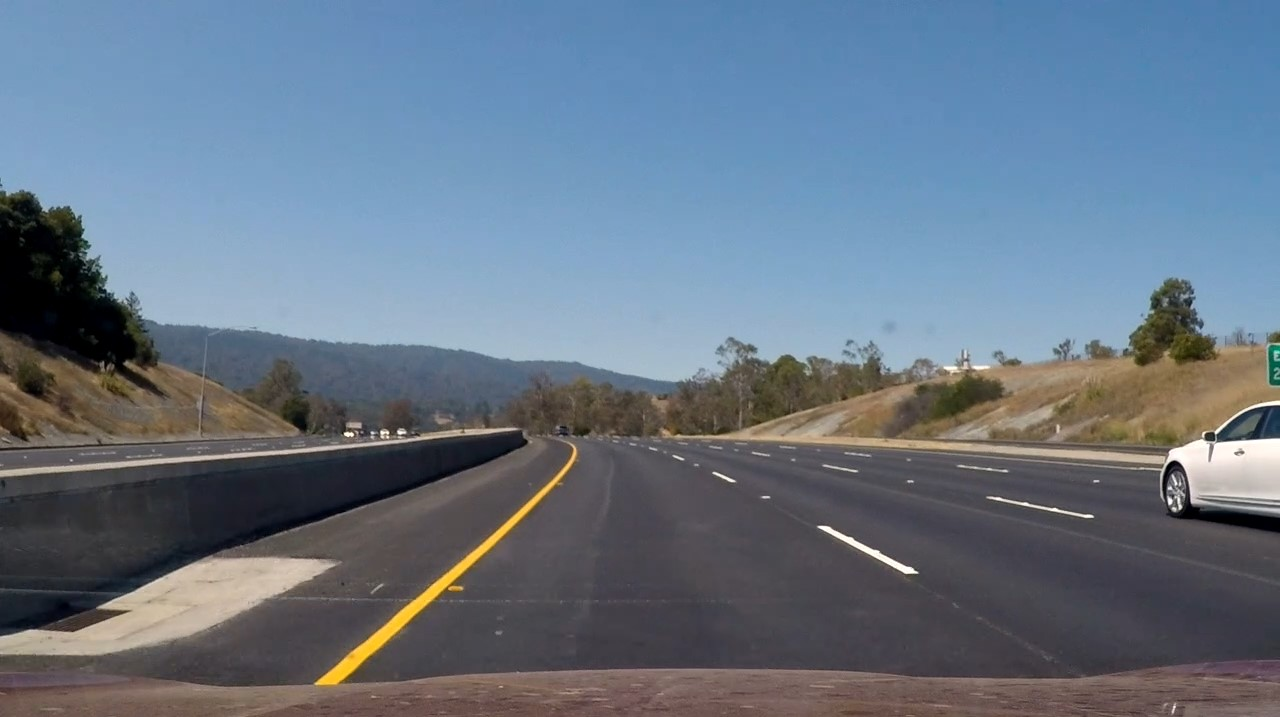
#> input picture datasets/yellowCurve.jpg, 1280 x 717 px
$ python hough_transform_image.py
#> lines starting #> are read from the running program, lines starting #| are printed output that depends on the picture; after the words box and inside, x2 and y2 are one past the last pixel; in counts of white or black regions, pixels touching at a corner belong together
import cv2
import os
import numpy as np
import copy
import time

'''
crop the ROI region from the image
'''
def region_of_interest(img, vertices):
    mask = np.zeros_like(img)
    cv2.fillPoly(mask, vertices, [255,255,255])
    masked_image = cv2.bitwise_and(img, mask)
    return masked_image,mask

'''
the vertices of ROI region
'''
def get_vertices(image):
    rows, cols = image.shape[:2]
    bottom_left  = [cols*0.05, rows]
    top_left     = [cols*0.45, rows*0.6]
    bottom_right = [cols*0.95, rows]
    top_right    = [cols*0.55, rows*0.6]

    ver = np.array([[bottom_left, top_left, top_right, bottom_right]], dtype=np.int32)
    return ver

def draw_line(line,img):
    #print('line',line)
    rho = line[0]
    theta = line[1]
    a = np.cos(theta)
    b = np.sin(theta)
    x0 = a * rho
    y0 = b * rho
    x1 = int(x0 + 2000 * (-b))
    y1 = int(y0 + 2000 * a)
    x2 = int(x0 - 2000 * (-b))
    y2 = int(y0 - 2000 * a)
    cv2.line(img, (x1, y1), (x2, y2), (0,0,255), 2)
    return img

if __name__ == '__main__':
    start_time = time.time()
    img = cv2.imread(os.path.join('datasets', 'yellowCurve.jpg'))
#> img is the input picture: shape (717, 1280, 3); mean B, G, R 133.2, 117.4, 103.1
    img_copy = copy.deepcopy(img)
    grayscale_img = cv2.cvtColor(img, cv2.COLOR_BGR2GRAY)
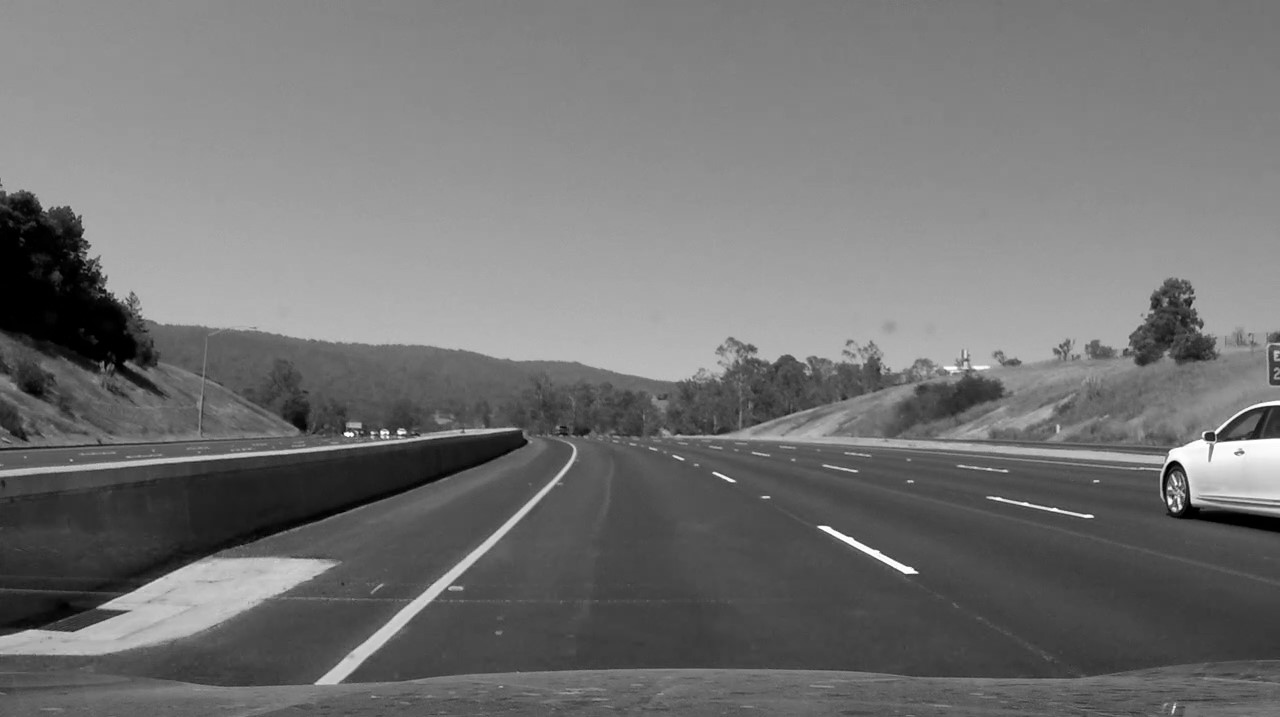
#> grayscale_img: shape (717, 1280); min 0, max 255, mean 114.9
    edges = cv2.Canny(grayscale_img, 100, 200)
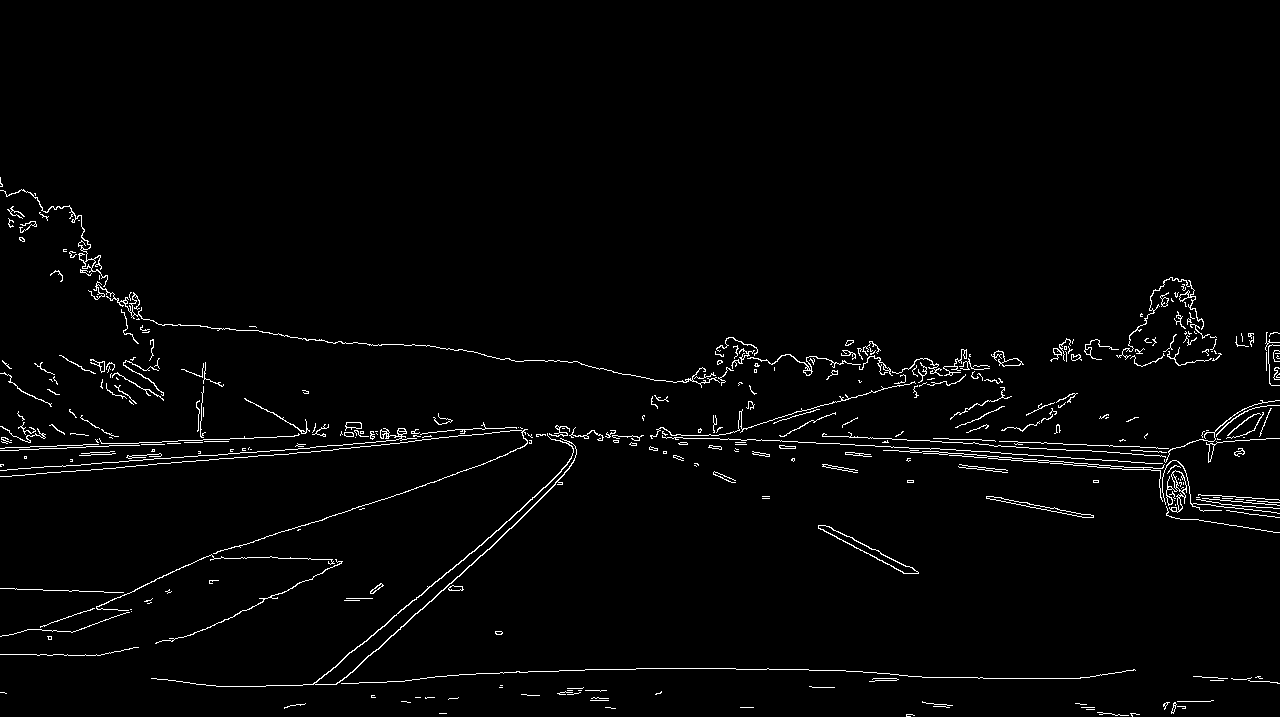
#> edges: shape (717, 1280); 2% white in thin lines or dots, all inside (x1, y1, x2, y2) = (0, 177, 1280, 717)
    edges,mask = region_of_interest(edges,get_vertices(edges))
#> in region_of_interest, `cv2.fillPoly(mask, vertices, [255,255,255])`: mask: shape (717, 1280); 20% white; 1 white region, box (x1, y1, x2, y2) and area: (65, 430, 1216, 717) 183905
#> in region_of_interest, `masked_image = cv2.bitwise_and(img, mask)`:
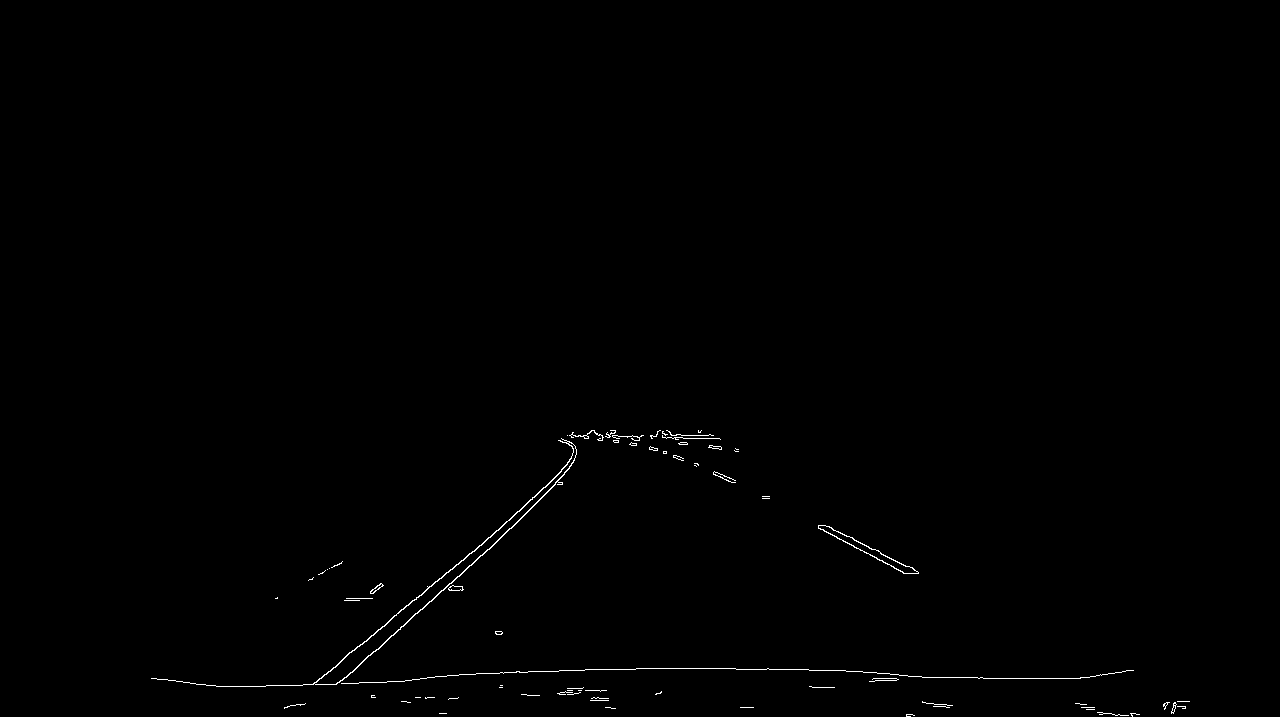
#> masked_image: shape (717, 1280); 0.39% white in thin lines or dots, all inside (x1, y1, x2, y2) = (151, 430, 1190, 717)
    # arguements: edge image, rho and theta accuracy, threshold to be seen as a line
    lines = cv2.HoughLines(edges, 1, np.pi / 180,threshold = 70)
#> lines = 35 rows, first 8: [734, 0.838], [725, 0.873], [680, 1.55], [660, 1.59], [678, 1.57], [690, 1.54], [656, 1.59], [726, 0.838]

    right_line = []
    left_line = []
    for line in lines:
        rho = line[0][0]
        theta = line[0][1]
        #print(line)
        #draw_line(line[0],img)
        if theta < np.pi/2.0 - 0.1:
            right_line.append((rho,theta))
        elif theta > np.pi/2.0 + 0.1:
            left_line.append((rho,theta))
#> this loop made 35 passes
#> (rho, theta) on passes 1 to 12: (734, 0.838), (725, 0.873), (680, 1.55), (660, 1.59), (678, 1.57), (690, 1.54), (656, 1.59), (726, 0.838), (733, 0.82), (669, 1.57), (698, 1.52), (641, 1.61)
#> after the loop, left_line = [(99, 2.04), (81, 2.06), (93, 2.04), (111, 2.02), (128, 2.01), (75, 2.06)]; right_line = [(734, 0.838), (725, 0.873), (726, 0.838), (733, 0.82), (724, 0.855), (727, 0.82), (736, 0.855), (728, 0.785)]

    line_r = np.mean(right_line, axis=0)
#> line_r = [729.1, 0.836]
    line_l = np.mean(left_line, axis=0)
#> line_l = [97.83, 2.04]

    img = draw_line(line_r,img)
#> in draw_line, `rho = line[0]`: rho = 729.1
#> in draw_line, `theta = line[1]`: theta = 0.836
#> in draw_line, `a = np.cos(theta)`: a = 0.671
#> in draw_line, `b = np.sin(theta)`: b = 0.742
#> in draw_line, `x0 = a * rho`: x0 = 489.1
#> in draw_line, `y0 = b * rho`: y0 = 540.8
#> in draw_line, `x1 = int(x0 + 2000 * (-b))`: x1 = -994
#> in draw_line, `y1 = int(y0 + 2000 * a)`: y1 = 1882
#> in draw_line, `x2 = int(x0 - 2000 * (-b))`: x2 = 1972
#> in draw_line, `y2 = int(y0 - 2000 * a)`: y2 = -800
    img = draw_line(line_l,img)
#> in draw_line (call 2), `cv2.line(img, (x1, y1), (x2, y2), (0,0,255), 2)`: img: shape (717, 1280, 3); mean B, G, R 132.1, 116.2, 104

    foreground = cv2.bitwise_and(img, img, mask=mask)
    background = cv2.bitwise_and(img_copy, img_copy, mask=cv2.bitwise_not(mask))
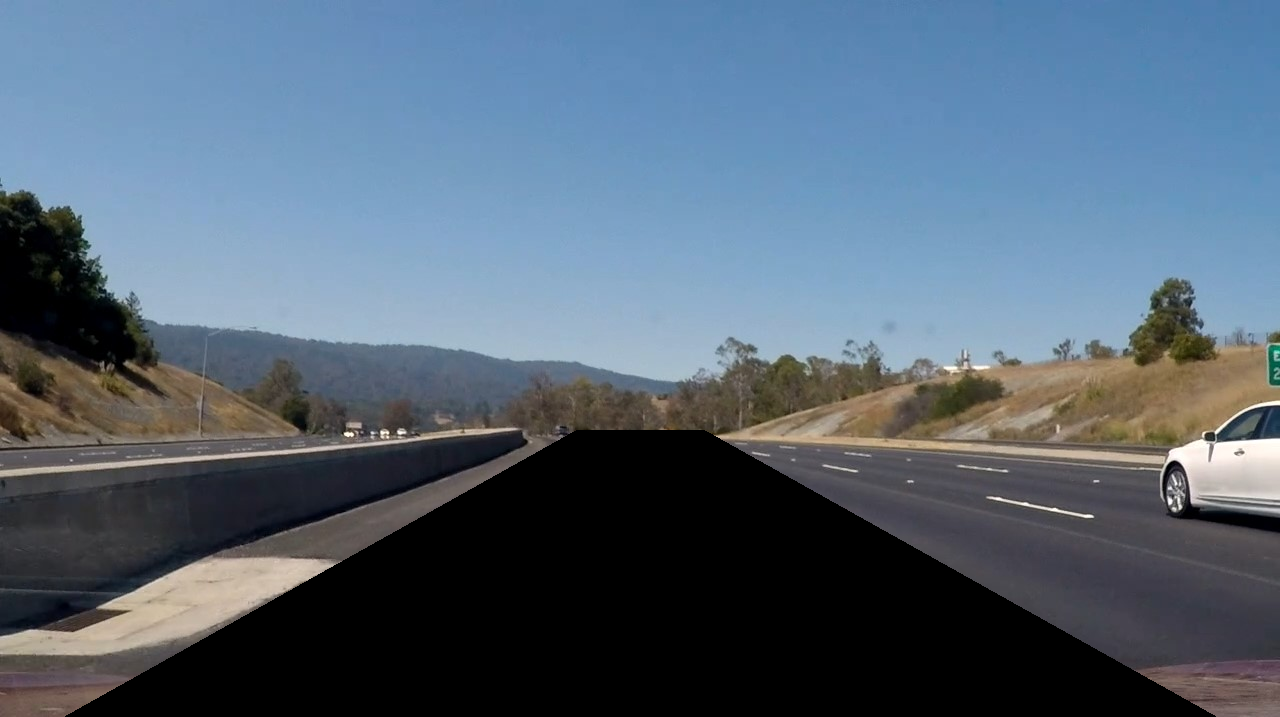
#> background: shape (717, 1280, 3); mean B, G, R 117, 101, 84.8
    img = cv2.bitwise_or(foreground, background)

    end_time = time.time()
    print('Spend {:.3f} second.'.format(end_time - start_time))
    cv2.imshow('img', img)
    cv2.waitKey(0)
    cv2.destroyAllWindows()
    cv2.imwrite(os.path.join('results', 'yellowCurve.jpg'), img)
